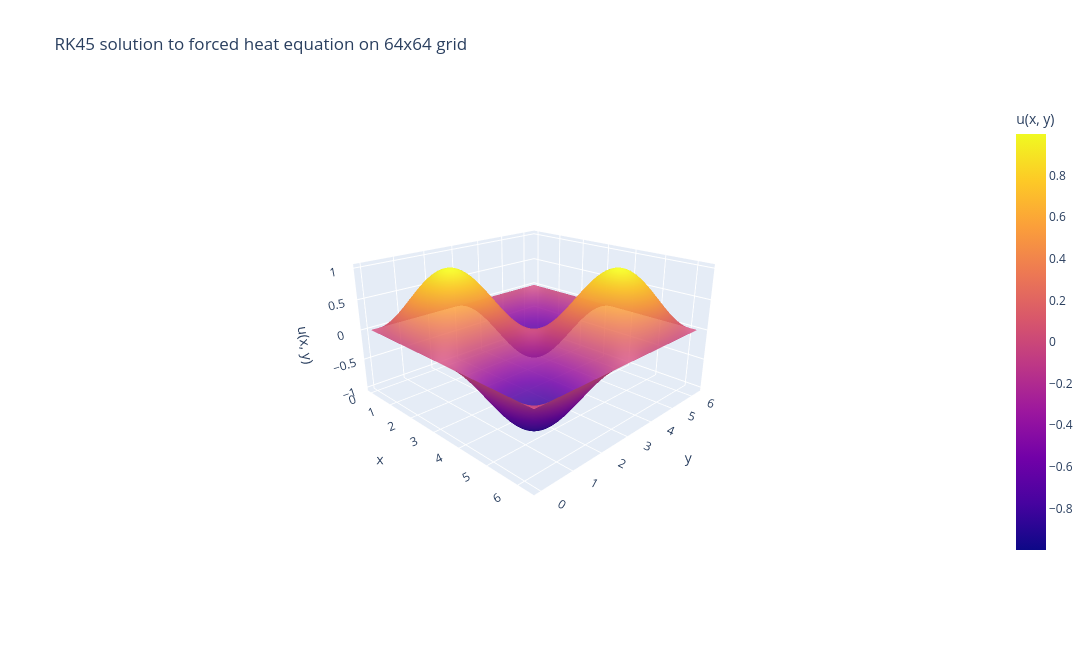

The notebook cell this image was saved under:
### Code cell
fig_plotly = go.Figure()

fig_plotly.add_trace(
    go.Surface(
        x=x, y=y, z=U,
        colorscale="Plasma",
        colorbar=dict(title="u(x, y)"),
        opacity=0.85,
        name="Numerical solution",
        showscale=True,
    ),
)

fig_plotly.update_layout(
    title="RK45 solution to forced heat equation on 64x64 grid",
    width=1100, height=650,
    margin=dict(b=90),
    legend=dict(orientation="h", x=0.5, xanchor="center", y=-0.12, yanchor="top"),
    scene=dict(
        xaxis_title="x",
        yaxis_title="y",
        zaxis_title="u(x, y)",
        aspectmode="manual",
        aspectratio=dict(x=1, y=1, z=0.55),
        camera=dict(eye=dict(x=1.5, y=-1.5, z=0.8)),
    ),
)
fig_plotly.show()

### Figure 1 — Plotly figure (JSON) as saved in the notebook; plotly's stock layout.template omitted (floating-point values rounded to 4 significant figures; data arrays with more than 128 entries replaced by an {"elided": "..."} marker saying what was removed)
{"data": [{"colorbar": {"title": {"text": "u(x, y)"}}, "colorscale": [[0, "#0d0887"], [0.1111, "#46039f"], [0.2222, "#7201a8"], [0.3333, "#9c179e"], [0.4444, "#bd3786"], [0.5556, "#d8576b"], [0.6667, "#ed7953"], [0.7778, "#fb9f3a"], [0.8889, "#fdca26"], [1, "#f0f921"]], "name": "Numerical solution", "opacity": 0.85, "showscale": true, "type": "surface", "x": [0.0, 0.09973, 0.1995, 0.2992, 0.3989, 0.4987, 0.5984, 0.6981, 0.7979, 0.8976, 0.9973, 1.097, 1.197, 1.297, 1.396, 1.496, 1.596, 1.695, 1.795, 1.895, 1.995, 2.094, 2.194, 2.294, 2.394, 2.493, 2.593, 2.693, 2.793, 2.892, 2.992, 3.092, 3.191, 3.291, 3.391, 3.491, 3.59, 3.69, 3.79, 3.89, 3.989, 4.089, 4.189, 4.289, 4.388, 4.488, 4.588, 4.687, 4.787, 4.887, 4.987, 5.086, 5.186, 5.286, 5.386, 5.485, 5.585, 5.685, 5.785, 5.884, 5.984, 6.084, 6.183, 6.283], "y": [0.0, 0.09973, 0.1995, 0.2992, 0.3989, 0.4987, 0.5984, 0.6981, 0.7979, 0.8976, 0.9973, 1.097, 1.197, 1.297, 1.396, 1.496, 1.596, 1.695, 1.795, 1.895, 1.995, 2.094, 2.194, 2.294, 2.394, 2.493, 2.593, 2.693, 2.793, 2.892, 2.992, 3.092, 3.191, 3.291, 3.391, 3.491, 3.59, 3.69, 3.79, 3.89, 3.989, 4.089, 4.189, 4.289, 4.388, 4.488, 4.588, 4.687, 4.787, 4.887, 4.987, 5.086, 5.186, 5.286, 5.386, 5.485, 5.585, 5.685, 5.785, 5.884, 5.984, 6.084, 6.183, 6.283], "z": {"elided": "64x64 float values"}}], "layout": {"height": 650, "legend": {"orientation": "h", "x": 0.5, "xanchor": "center", "y": -0.12, "yanchor": "top"}, "margin": {"b": 90}, "scene": {"aspectmode": "manual", "aspectratio": {"x": 1, "y": 1, "z": 0.55}, "camera": {"eye": {"x": 1.5, "y": -1.5, "z": 0.8}}, "xaxis": {"title": {"text": "x"}}, "yaxis": {"title": {"text": "y"}}, "zaxis": {"title": {"text": "u(x, y)"}}}, "title": {"text": "RK45 solution to forced heat equation on 64x64 grid"}, "width": 1100}}
